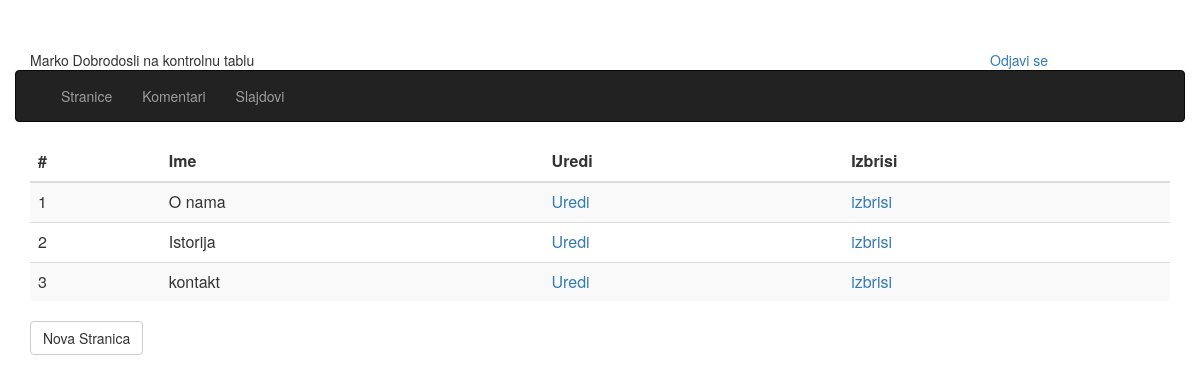
Page /administration/pages.php (signed in) on the committed database.
### tables this page shows
CREATE TABLE `pages` (
  `id` int(11) NOT NULL,
  `title` varchar(250) NOT NULL,
  `content` text NOT NULL
);

### config/config.php (called while the page is built)
<?php
$config['db_host'] = 'localhost';
$config['db_name'] = 'mini-cms-oop';
$config['db_username'] = 'root';
$config['db_password'] = '';

### data-cls/Page.php (called while the page is built, shortened)
<?php
include_once '/../config/config.php';
class Page {
    private $db;
    public function __construct()
    {
        global $config;
        $this->db = new PDO('mysql:host='. $config['db_host'] .';dbname='. $config['db_name'] .';charset=utf8mb4', ''. $config['db_username'] .'', '' . $config['db_password'] . '');
    }
    public function GetAll()
    {
        try
        {
            $pagesArray = array();
            $stmt = $this->db->query('SELECT * FROM pages');
            $rows = $stmt->fetchAll();
            foreach ($rows as $red)
            {
                $page = new Page();
                $page->id = $red['id'];
                $page->title = $red['title'];
                $page->content = $red['content'];
                array_push($pagesArray, $page);
            }
            return $pagesArray;
        } catch (PDOException $ex)
        {
        }
    }
}

### administration/pages.php (the view, shortened to what this page needs)
<?php
include_once '../data-cls/page.php';
?>
<html>
    <head>
        <link type="text/css" rel="stylesheet" href="../css/mine.css">
        <link type="text/css" rel="stylesheet" href="../css/bootstrap.css">
    </head>
    <body>
        <div class="container">
            <div class="row" >
                <div class="col-md-10 top50">
                    <?php echo $_SESSION['users_name']; ?> <span>Dobrodosli na kontrolnu tablu</span>
                </div>
                <div class="top50">
                    <a href="logout.php"> Odjavi se </a>
                </div>
                <?php include_once 'parts/menu.php'; ?>
                <div class="row">
                    <div class="container">
                        <?php
                       $page = new Page();
                        ?>
                    <table class="table table-striped">
                        <thead>
                            <tr>
                            <th>#</th>
                            <th>Ime</th>
                            <th>Uredi</th>
                            <th>Izbrisi</th>
                            </tr>
                        </thead>
                        <tbody>
                            <?php $counter = 1;?>
                            <?php foreach ($page->GetAll() as $pageObj): ?>
                            <tr>
                            <td><?php echo $counter ?></td>
                            <td><?php echo $pageObj->title; ?></td>
                            <td><a href="page.php?id=<?php echo $pageObj->id; ?>&action=update">Uredi</a></td>
                            <td><a href="page.php?id=<?php echo $pageObj->id; ?>&action=delete">izbrisi</a></td>
                            </tr>
                         <?php $counter++; ?>
                            <?php endforeach;?>
                        </tbody>
                    </table>
                        <div><a class="btn btn-default" href="new-page.php">Nova Stranica</a></div>
                    </div>
                </div>
            </div>
        </div>
    </body>
</html>

### css/mine.css (style rules this page uses)
.top50 { margin-top: 50px; }

### rows in the picture
pages: title "O nama"
pages: title "Istorija"
pages: title "kontakt"

### other values in the picture
$_SESSION['users_name'] "Marko"
